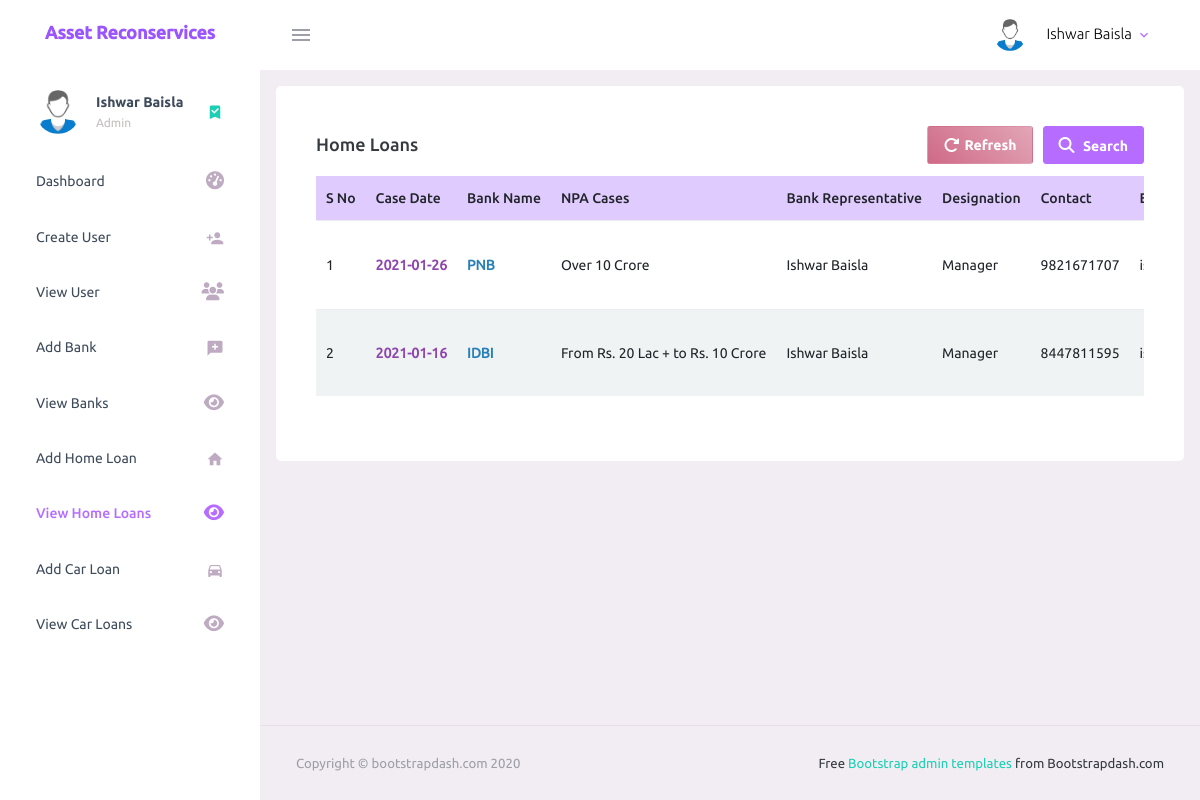
/view-home-loans.php (signed in), run on the app's committed database.
### tables this page shows
CREATE TABLE `home_loan` (
  `home_loan_cid` int(11) NOT NULL,
  `case_date` date NOT NULL,
  `npa_case` varchar(200) NOT NULL,
  `bank_name` varchar(200) NOT NULL,
  `bank_address` varchar(200) NOT NULL,
  `bank_contact_person_name` varchar(200) NOT NULL,
  `bank_contact_person_number` varchar(200) NOT NULL,
  `bank_contact_person_designation` varchar(200) NOT NULL,
  `bank_contact_person_email` varchar(200) NOT NULL,
  `borrower_name` varchar(200) NOT NULL,
  `amount` varchar(200) NOT NULL,
  `outstanding` varchar(200) NOT NULL,
  `ra_agreement_signed_on` date NOT NULL,
  `ra_agreement_expired_on` date NOT NULL,
  `date_of_notice13_2` date NOT NULL,
  `date_of_notice13_3` date NOT NULL,
  `primary_security` varchar(200) NOT NULL,
  `collateral_security` varchar(200) NOT NULL,
  `total_security` varchar(200) NOT NULL,
  `date_of_symbolic_possession` date NOT NULL,
  `publication_hindi_newspaper_on` date NOT NULL,
  `publication_english_newspaper_on` date NOT NULL,
  `requested_bank_for_documents` date NOT NULL,
  `documents_received_on` date NOT NULL,
  `documents_given_to_advocate_on` date NOT NULL,
  `application_file_dm_cmm_by_advocate_on` date NOT NULL,
  `date_of_hearing` date NOT NULL,
  `compromise` tinyint(4) NOT NULL,
  `date_of_compromise` date NOT NULL,
  `amount_of_compromise` varchar(200) NOT NULL,
  `full_compromise_paid_upto` varchar(200) NOT NULL,
  `ots` tinyint(4) NOT NULL,
  `date_of_ots_accepted` date NOT NULL,
  `amount_of_ots_paid_upto` varchar(200) NOT NULL,
  `compromise_ots_failed` tinyint(4) NOT NULL,
  `property_sold_on` date NOT NULL,
  `property_sold_for` varchar(200) NOT NULL,
  `full_amount_compromise_received_on` date NOT NULL,
  `full_amount_ots_received_on` date NOT NULL,
  `date_of_ra_bill` date NOT NULL,
  `amount_of_ra_bill` varchar(200) NOT NULL,
  `ra_bill_forward_to_bank_on` date NOT NULL,
  `ra_bill_paid_on` varchar(200) NOT NULL,
  `ra_bill_paid_amount` varchar(200) NOT NULL,
  `total_amount_of_expenses_incurred` varchar(200) NOT NULL,
  `income_case_wise_profit_loss` varchar(200) NOT NULL
);

### view-home-loans.php (the view, shortened to what this page needs)
<?php
    require_once('connection.php');
    $db_error = '';
    $result_array = array();
    $control = 0;
    $error_occured = 0;
    if($error_occured || !$control){
      $sql = "SELECT * FROM home_loan";
      $result = $conn->query($sql);
      if($conn->error != ''){
          $_SESSION['error_msg'] = 'Something went wrong!';
          $db_error = $conn->error;
      }
      else if($result->num_rows == 0){
          $_SESSION['error_msg'] = 'No Home loans';
      }
      else{
        while($row = $result->fetch_assoc()){
          array_push($result_array, $row);
        }
      }
    }
?>
<!DOCTYPE html>
<html lang="en">
  <head>
    <link rel="stylesheet" href="assets/vendors/mdi/css/materialdesignicons.min.css">
    <link rel="stylesheet" href="assets/vendors/css/vendor.bundle.base.css">
    <link rel="stylesheet" href="assets/css/style.css">
  </head>
  <body>
    <div class="container-scroller">
      <?php require 'includes/dashboard-header.php'; ?>
      <div class="container-fluid page-body-wrapper">
        <?php require 'includes/side-navigation.php'; ?>
        <div class="main-panel">
          <div class="content-wrapper">
            <div class="row">
              <div class="col-lg grid-margin stretch-card">
                <div class="card">
                  <div class="card-body">
                    <h4 class="card-title form-inline justify-content-between">
                    Home Loans
                    <div class="form-inline">
                      <button onclick="location.href='view-home-loans.php'" class="btn btn-setting">
                          <i class="fas fa-redo-alt"></i>
                          Refresh
                      </button>
                      <button id="show-search-popup" class="btn btn-primary">
                          <i class="fas fa-search"></i>
                          Search
                      </button>
                    </div>
                    </h4>
                    <div class="table-container">
                    <?php if($db_error == ''){ ?>
                        <?php if(sizeof($result_array) > 0){ ?>
                            <table class="table table-hover">
                              <thead>
                                <tr>
                                  <th>S No</th>
                                  <th>Case Date</th>
                                  <th>Bank Name</th>
                                  <th>NPA Cases</th>
                                  <th>Bank Representative</th>
                                  <th>Designation</th>
                                  <th>Contact</th>
                                  <th>E-mail</th>
                                </tr>
                              </thead>
                            <tbody>
                            <?php
                                $serial_no = 1;
                                foreach ($result_array as $home_loan){
                                    $npa_case = $home_loan['npa_case'];
                                    if($npa_case == '2')
                                        $npa_case_value = 'From Rs. 20 Lac + to Rs. 10 Crore';
                                    if($npa_case == '3')
                                        $npa_case_value = 'Over 10 Crore';
                                    ?>
                                    <tr>
                                      <td><?php echo $serial_no; ?></td>
                                      <td class="case-date"><?php echo $home_loan['case_date']!= '0000-00-00'? $home_loan['case_date'] : '-'; ?></td>
                                      <td class="bank"><?php echo $home_loan['bank_name']; ?></td>
                                      <td><?php echo $npa_case_value; ?></td>
                                      <td><?php echo $home_loan['bank_contact_person_name']; ?></td>
                                      <td><?php echo $home_loan['bank_contact_person_designation']; ?></td>
                                      <td><?php echo $home_loan['bank_contact_person_number']; ?></td>
                                      <td><?php echo $home_loan['bank_contact_person_email']; ?></td>
                                    </tr>
                                    <?php
                                    $serial_no += 1;
                                }
                            ?>
                            </tbody>
                            </table>
                        <?php } ?>
                    <?php } ?>
                    </div>
                  </div>
                </div>
              </div>
            </div>
          </div>
          <footer class="footer">
            <div class="container-fluid clearfix">
              <span class="text-muted d-block text-center text-sm-left d-sm-inline-block">Copyright © bootstrapdash.com 2020</span>
              <span class="float-none float-sm-right d-block mt-1 mt-sm-0 text-center"> Free <a href="https://www.bootstrapdash.com/bootstrap-admin-template/" target="_blank">Bootstrap admin templates </a> from Bootstrapdash.com</span>
            </div>
          </footer>
        </div>
      </div>
    </div>
  </body>
</html>

### data on the page
home_loan: case_date "2021-01-26", bank_name "PNB", npa_case "Over 10 Crore", bank_contact_person_name "Ishwar Baisla", bank_contact_person_designation "Manager", bank_contact_person_number "9821671707"
home_loan: case_date "2021-01-16", bank_name "IDBI", npa_case "From Rs. 20 Lac + to Rs. 10 Crore", bank_contact_person_name "Ishwar Baisla", bank_contact_person_designation "Manager", bank_contact_person_number "8447811595"

### other printed values
$_SESSION['user_full_name'] "Ishwar Baisla"
